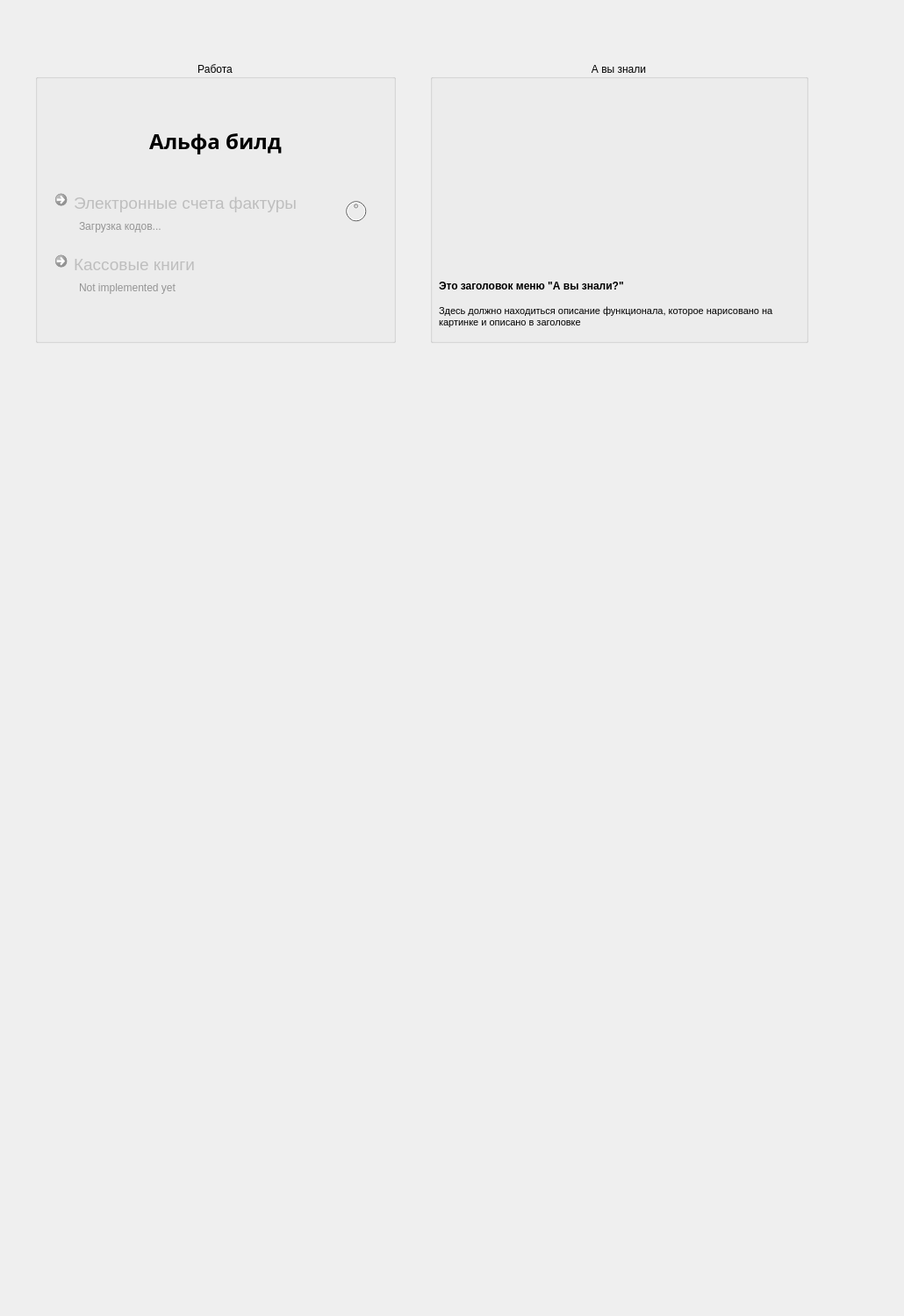
    <widget class="QWidget" name="page">
     <widget class="QLabel" name="background">
      <property name="geometry">
       <rect>
        <x>-20</x>
        <y>-410</y>
        <width>1021</width>
        <height>1491</height>
       </rect>
      </property>
      <property name="palette">
       <palette>
        <active>
         <colorrole role="Light">
          <brush brushstyle="SolidPattern">
           <color alpha="180">
            <red>255</red>
            <green>255</green>
            <blue>255</blue>
           </color>
          </brush>
         </colorrole>
         <colorrole role="Base">
          <brush brushstyle="SolidPattern">
           <color alpha="255">
            <red>255</red>
            <green>255</green>
            <blue>255</blue>
           </color>
          </brush>
         </colorrole>
         <colorrole role="Window">
          <brush brushstyle="SolidPattern">
           <color alpha="180">
            <red>240</red>
            <green>240</green>
            <blue>240</blue>
           </color>
          </brush>
         </colorrole>
         <colorrole role="AlternateBase">
          <brush brushstyle="SolidPattern">
           <color alpha="180">
            <red>246</red>
            <green>246</green>
            <blue>246</blue>
           </color>
          </brush>
         </colorrole>
        </active>
        <inactive>
         <colorrole role="Light">
          <brush brushstyle="SolidPattern">
           <color alpha="180">
            <red>255</red>
            <green>255</green>
            <blue>255</blue>
           </color>
          </brush>
         </colorrole>
         <colorrole role="Base">
          <brush brushstyle="SolidPattern">
           <color alpha="255">
            <red>255</red>
            <green>255</green>
            <blue>255</blue>
           </color>
          </brush>
         </colorrole>
         <colorrole role="Window">
          <brush brushstyle="SolidPattern">
           <color alpha="180">
            <red>240</red>
            <green>240</green>
            <blue>240</blue>
           </color>
          </brush>
         </colorrole>
         <colorrole role="AlternateBase">
          <brush brushstyle="SolidPattern">
           <color alpha="180">
            <red>246</red>
            <green>246</green>
            <blue>246</blue>
           </color>
          </brush>
         </colorrole>
        </inactive>
        <disabled>
         <colorrole role="Light">
          <brush brushstyle="SolidPattern">
           <color alpha="180">
            <red>255</red>
            <green>255</green>
            <blue>255</blue>
           </color>
          </brush>
         </colorrole>
         <colorrole role="Base">
          <brush brushstyle="SolidPattern">
           <color alpha="180">
            <red>240</red>
            <green>240</green>
            <blue>240</blue>
           </color>
          </brush>
         </colorrole>
         <colorrole role="Window">
          <brush brushstyle="SolidPattern">
           <color alpha="180">
            <red>240</red>
            <green>240</green>
            <blue>240</blue>
           </color>
          </brush>
         </colorrole>
         <colorrole role="AlternateBase">
          <brush brushstyle="SolidPattern">
           <color alpha="180">
            <red>246</red>
            <green>246</green>
            <blue>246</blue>
           </color>
          </brush>
         </colorrole>
        </disabled>
       </palette>
      </property>
      <property name="text">
       <string/>
      </property>
      <property name="scaledContents">
       <bool>true</bool>
      </property>
     </widget>
     <widget class="QGroupBox" name="dynaBox">
      <property name="geometry">
       <rect>
        <x>490</x>
        <y>70</y>
        <width>431</width>
        <height>321</height>
       </rect>
      </property>
      <property name="font">
       <font>
        <pointsize>9</pointsize>
        <bold>false</bold>
       </font>
      </property>
      <property name="title">
       <string>А вы знали</string>
      </property>
      <property name="alignment">
       <set>Qt::AlignCenter</set>
      </property>
      <property name="flat">
       <bool>true</bool>
      </property>
      <property name="checkable">
       <bool>false</bool>
      </property>
      <property name="checked">
       <bool>false</bool>
      </property>
      <widget class="QLabel" name="pictureDyna">
       <property name="geometry">
        <rect>
         <x>10</x>
         <y>30</y>
         <width>411</width>
         <height>201</height>
        </rect>
       </property>
       <property name="text">
        <string/>
       </property>
       <property name="pixmap">
        <pixmap>../youKnow/02.png</pixmap>
       </property>
       <property name="scaledContents">
        <bool>true</bool>
       </property>
      </widget>
      <widget class="QLabel" name="labelDyna">
       <property name="geometry">
        <rect>
         <x>10</x>
         <y>240</y>
         <width>411</width>
         <height>31</height>
        </rect>
       </property>
       <property name="font">
        <font>
         <pointsize>9</pointsize>
         <bold>true</bold>
        </font>
       </property>
       <property name="text">
        <string>Это заголовок меню &quot;А вы знали?&quot;</string>
       </property>
      </widget>
      <widget class="QLabel" name="descDyna">
       <property name="geometry">
        <rect>
         <x>10</x>
         <y>270</y>
         <width>411</width>
         <height>41</height>
        </rect>
       </property>
       <property name="font">
        <font>
         <pointsize>8</pointsize>
         <bold>false</bold>
        </font>
       </property>
       <property name="text">
        <string>Здесь должно находиться описание функционала, которое нарисовано на картинке и описано в заголовке</string>
       </property>
       <property name="wordWrap">
        <bool>true</bool>
       </property>
      </widget>
     </widget>
     <widget class="QGroupBox" name="groupBox_7">
      <property name="geometry">
       <rect>
        <x>40</x>
        <y>70</y>
        <width>411</width>
        <height>321</height>
       </rect>
      </property>
      <property name="font">
       <font>
        <pointsize>9</pointsize>
        <bold>false</bold>
       </font>
      </property>
      <property name="title">
       <string>Работа</string>
      </property>
      <property name="alignment">
       <set>Qt::AlignCenter</set>
      </property>
      <property name="flat">
       <bool>true</bool>
      </property>
      <widget class="QLabel" name="kassa_status_2">
       <property name="geometry">
        <rect>
         <x>50</x>
         <y>250</y>
         <width>301</width>
         <height>16</height>
        </rect>
       </property>
       <property name="palette">
        <palette>
         <active>
          <colorrole role="WindowText">
           <brush brushstyle="SolidPattern">
            <color alpha="255">
             <red>148</red>
             <green>148</green>
             <blue>148</blue>
            </color>
           </brush>
          </colorrole>
          <colorrole role="Text">
           <brush brushstyle="SolidPattern">
            <color alpha="255">
             <red>156</red>
             <green>156</green>
             <blue>156</blue>
            </color>
           </brush>
          </colorrole>
         </active>
         <inactive>
          <colorrole role="WindowText">
           <brush brushstyle="SolidPattern">
            <color alpha="255">
             <red>148</red>
             <green>148</green>
             <blue>148</blue>
            </color>
           </brush>
          </colorrole>
          <colorrole role="Text">
           <brush brushstyle="SolidPattern">
            <color alpha="255">
             <red>156</red>
             <green>156</green>
             <blue>156</blue>
            </color>
           </brush>
          </colorrole>
         </inactive>
         <disabled>
          <colorrole role="WindowText">
           <brush brushstyle="SolidPattern">
            <color alpha="255">
             <red>120</red>
             <green>120</green>
             <blue>120</blue>
            </color>
           </brush>
          </colorrole>
          <colorrole role="Text">
           <brush brushstyle="SolidPattern">
            <color alpha="255">
             <red>120</red>
             <green>120</green>
             <blue>120</blue>
            </color>
           </brush>
          </colorrole>
         </disabled>
        </palette>
       </property>
       <property name="font">
        <font>
         <family>Segoe UI</family>
         <pointsize>9</pointsize>
         <bold>false</bold>
        </font>
       </property>
       <property name="text">
        <string>Not implemented yet</string>
       </property>
      </widget>
      <widget class="QCommandLinkButton" name="kassa">
       <property name="enabled">
        <bool>false</bool>
       </property>
       <property name="geometry">
        <rect>
         <x>15</x>
         <y>210</y>
         <width>341</width>
         <height>61</height>
        </rect>
       </property>
       <property name="font">
        <font>
         <family>Segoe UI</family>
         <pointsize>14</pointsize>
         <bold>false</bold>
        </font>
       </property>
       <property name="text">
        <string>Кассовые книги</string>
       </property>
      </widget>
      <widget class="QCommandLinkButton" name="eschf">
       <property name="enabled">
        <bool>false</bool>
       </property>
       <property name="geometry">
        <rect>
         <x>15</x>
         <y>140</y>
         <width>341</width>
         <height>61</height>
        </rect>
       </property>
       <property name="font">
        <font>
         <family>Segoe UI</family>
         <pointsize>14</pointsize>
         <bold>false</bold>
        </font>
       </property>
       <property name="text">
        <string>Электронные счета фактуры</string>
       </property>
      </widget>
      <widget class="QDial" name="eschf_load">
       <property name="enabled">
        <bool>false</bool>
       </property>
       <property name="geometry">
        <rect>
         <x>350</x>
         <y>155</y>
         <width>31</width>
         <height>31</height>
        </rect>
       </property>
       <property name="value">
        <number>50</number>
       </property>
       <property name="sliderPosition">
        <number>50</number>
       </property>
       <property name="orientation">
        <enum>Qt::Vertical</enum>
       </property>
       <property name="wrapping">
        <bool>true</bool>
       </property>
       <property name="notchesVisible">
        <bool>false</bool>
       </property>
      </widget>
      <widget class="QLabel" name="status">
       <property name="geometry">
        <rect>
         <x>15</x>
         <y>50</y>
         <width>381</width>
         <height>81</height>
        </rect>
       </property>
       <property name="font">
        <font>
         <family>Arial Black</family>
         <pointsize>18</pointsize>
         <bold>true</bold>
        </font>
       </property>
       <property name="text">
        <string>Альфа билд</string>
       </property>
       <property name="alignment">
        <set>Qt::AlignCenter</set>
       </property>
      </widget>
      <widget class="QLabel" name="eschf_status">
       <property name="geometry">
        <rect>
         <x>50</x>
         <y>180</y>
         <width>301</width>
         <height>16</height>
        </rect>
       </property>
       <property name="palette">
        <palette>
         <active>
          <colorrole role="WindowText">
           <brush brushstyle="SolidPattern">
            <color alpha="255">
             <red>148</red>
             <green>148</green>
             <blue>148</blue>
            </color>
           </brush>
          </colorrole>
          <colorrole role="Text">
           <brush brushstyle="SolidPattern">
            <color alpha="255">
             <red>156</red>
             <green>156</green>
             <blue>156</blue>
            </color>
           </brush>
          </colorrole>
         </active>
         <inactive>
          <colorrole role="WindowText">
           <brush brushstyle="SolidPattern">
            <color alpha="255">
             <red>148</red>
             <green>148</green>
             <blue>148</blue>
            </color>
           </brush>
          </colorrole>
          <colorrole role="Text">
           <brush brushstyle="SolidPattern">
            <color alpha="255">
             <red>156</red>
             <green>156</green>
             <blue>156</blue>
            </color>
           </brush>
          </colorrole>
         </inactive>
         <disabled>
          <colorrole role="WindowText">
           <brush brushstyle="SolidPattern">
            <color alpha="255">
             <red>120</red>
             <green>120</green>
             <blue>120</blue>
            </color>
           </brush>
          </colorrole>
          <colorrole role="Text">
           <brush brushstyle="SolidPattern">
            <color alpha="255">
             <red>120</red>
             <green>120</green>
             <blue>120</blue>
            </color>
           </brush>
          </colorrole>
         </disabled>
        </palette>
       </property>
       <property name="font">
        <font>
         <family>Segoe UI</family>
         <pointsize>9</pointsize>
         <bold>false</bold>
        </font>
       </property>
       <property name="text">
        <string>Загрузка кодов...</string>
       </property>
      </widget>
      <zorder>eschf</zorder>
      <zorder>kassa_status_2</zorder>
      <zorder>kassa</zorder>
      <zorder>eschf_load</zorder>
      <zorder>status</zorder>
      <zorder>eschf_status</zorder>
     </widget>
    </widget>
